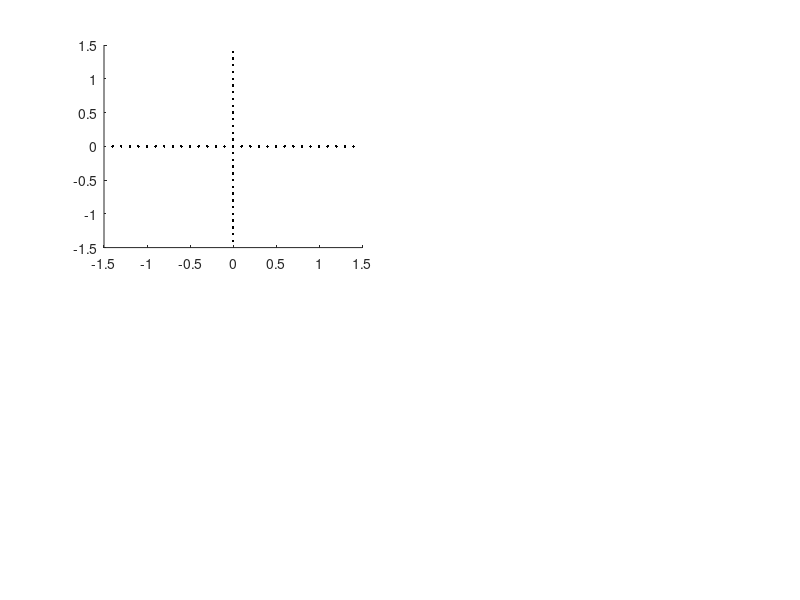

Reproduce this figure in MATLAB.
function [x,v_x,y,v_y,dt] = initial()

%x = input('Initial x position = ');
%y = input('Initial y position = ');
%v_x = input('Initial x velocity = ');
%v_y = input('Initial y velocity = ');
%dt = input('Time step = ');
rmin = 1;
GM = 4*pi^2;
P=4000;
a = ((P*sqrt(GM)/(2*pi)))^(2/3);
x=rmin;
y=0;
v_x=0;
v_y=8.9
%sqrt(GM*(2/rmin - 1/a))%2*pi / sqrt(rmin) * 1.40254;
2.8*pi
dt=0.001;

aspect = 1.33;
r = 1.4*sqrt(x^2+y^2);

figure;
subplot(2,2,1);
%axis([-r,r,-r/aspect,r/aspect]);
hold all;
plot(-r:0.1:r,0,'k');
plot(0,-r:0.1:r,'k');
%line([-r r],[0 0],'k');
%line([0 0],[-r r]);

%subplot(2,2,2);
%subplot(2,2,3);
%subplot(2,2,4);